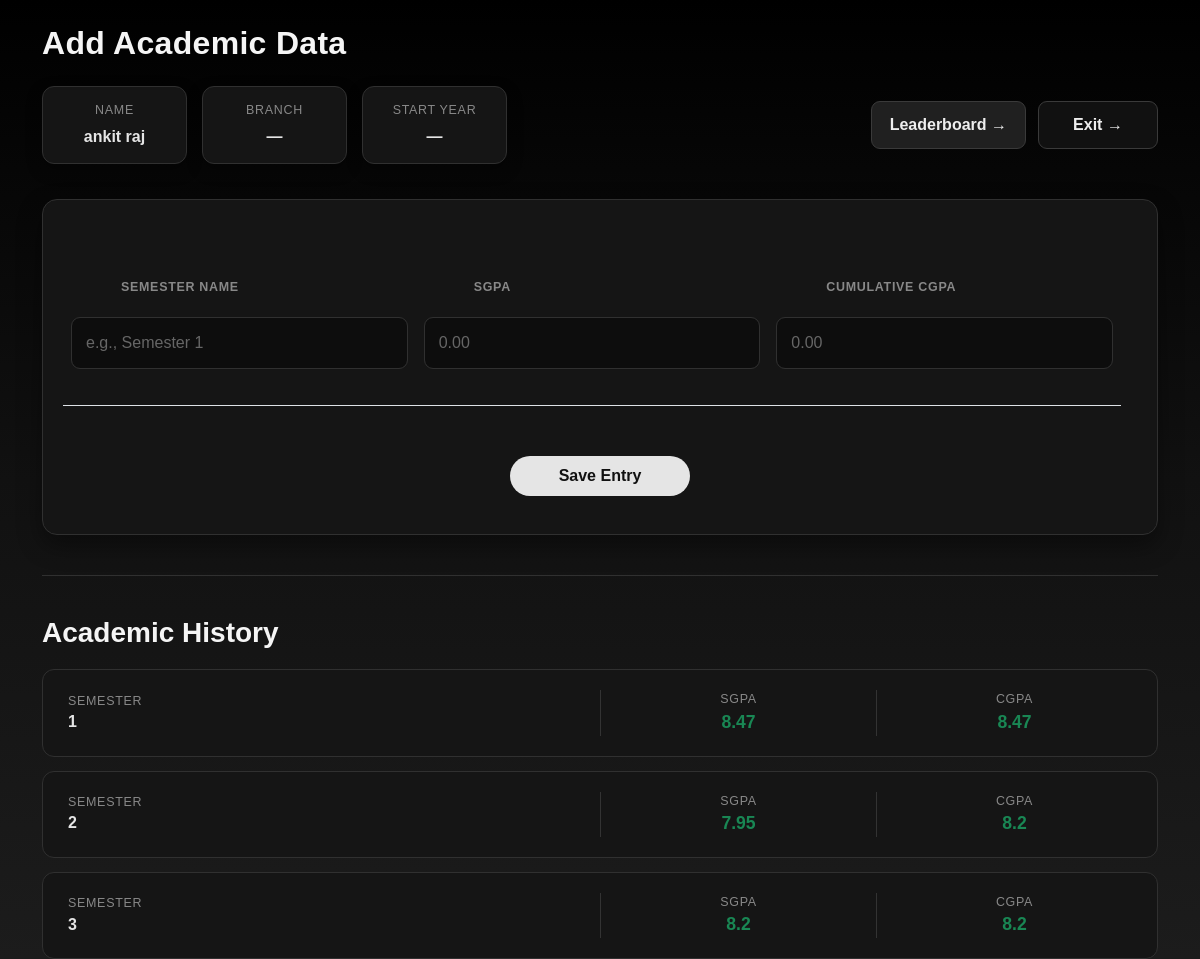
The page /cgpa (signed in) on the database as committed earlier.
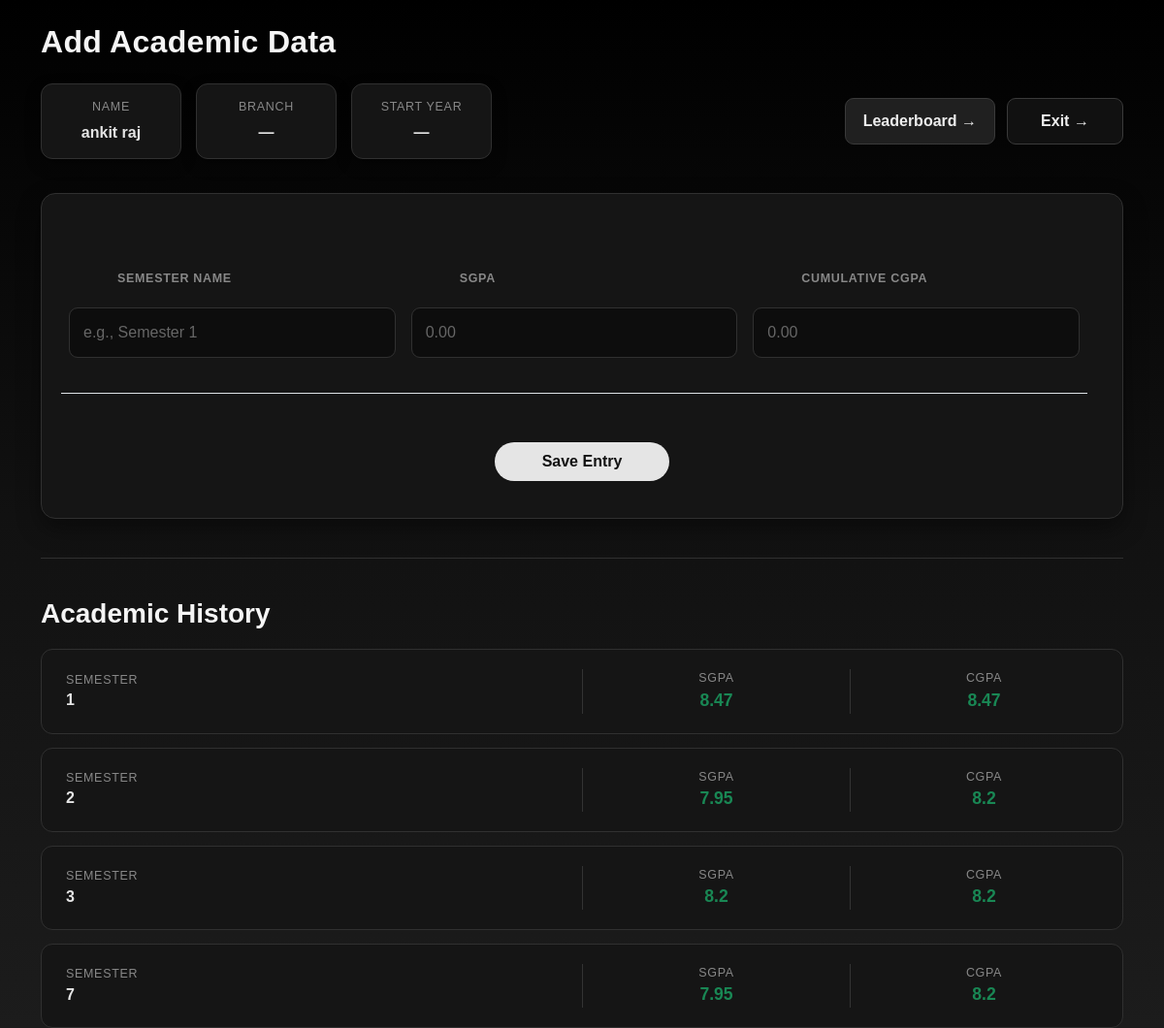
The same page on the database as committed later.
### tables this page shows
CREATE TABLE users (
    id INTEGER PRIMARY KEY AUTOINCREMENT,
    reg TEXT UNIQUE NOT NULL,
    name TEXT NOT NULL,
    password TEXT NOT NULL
, year TEXT, program TEXT, branch TEXT, roll TEXT);

CREATE TABLE results (
    id INTEGER PRIMARY KEY AUTOINCREMENT,
    reg TEXT NOT NULL,
    semester TEXT NOT NULL,
    sgpa REAL NOT NULL,
    cgpa REAL NOT NULL
);

### app.py (the view, shortened to what this page needs)
@app.route("/cgpa", methods=["GET", "POST"])
def cgpa():
    if "user" not in session:
        return redirect("/")
    data = db.execute(
        "SELECT semester, sgpa, cgpa FROM results WHERE reg = ? ORDER BY semester",
        session["user"]
    )
    user = db.execute(
        "SELECT name, branch, year FROM users WHERE reg = ?",
        session["user"]
    )[0]
    return render_template("cgpa.html", data=data, user=user)

### templates/cgpa.html (shortened to what this page needs)
{% extends "layout.html" %}
{% block body %}
<h2 class="mb-4">
  Add Academic Data
</h2>
<div class="top-panel">
  <div class="user-info">
    <div class="info-box">
      <div class="muted">
        Name
      </div>
      <div class="text-accent">
        {{ user.name }}
      </div>
    </div>
    <div class="info-box">
      <div class="muted">
        Branch
      </div>
      <div class="text-accent">
        {{ user.branch if user.branch else "—" }}
      </div>
    </div>
    <div class="info-box">
      <div class="muted">
        Start Year
      </div>
      <div class="text-accent">
        {{ user.year if user.year else "—" }}
      </div>
    </div>
  </div>
  <div class="top-buttons">
    <a
      href="/leaderboard"
      class="top-btn"
    >
      Leaderboard →
    </a>
    <a
      href="/logout"
      class="top-btn exit-btn"
    >
      Exit →
    </a>
  </div>
</div>
<form method="POST" class="cgpa-form">
  <div class="row g-3 w-100 border-bottom pb-3 mb-3">
    <div class="col-md-4">
      <label class="muted d-block">
        Semester Name
      </label>
      <input
        class="form-control"
        type="text"
        name="semester"
        placeholder="e.g., Semester 1"
        required
      >
    </div>
    <div class="col-md-4">
      <label class="muted d-block">
        SGPA
      </label>
      <input
        class="form-control"
        type="number"
        step="0.01"
        name="sgpa"
        placeholder="0.00"
        required
      >
    </div>
    <div class="col-md-4">
      <label class="muted d-block">
        Cumulative CGPA
      </label>
      <input
        class="form-control"
        type="number"
        step="0.01"
        name="cgpa"
        placeholder="0.00"
        required
      >
    </div>
  </div>
  <div class="save-section ">
    <button
      type="submit"
      class="save-btn"
    >
      Save Entry
    </button>
  </div>
</form>
<hr>
<h3 class="mt-4 mb-3">
  Academic History
</h3>
<div class="records">
{% for row in data %}
  <div class="record-card">
    <div class="record-row">
      <div>
        <div class="muted">
          Semester
        </div>
        <div class="text-accent">
          {{ row.semester }}
        </div>
      </div>
      <div>
        <div class="muted">
          SGPA
        </div>
        <div class="text-success">
          {{ row.sgpa }}
        </div>
      </div>
      <div>
        <div class="muted">
          CGPA
        </div>
        <div class="text-success">
          {{ row.cgpa }}
        </div>
      </div>
    </div>
  </div>
{% else %}
  <div class="record-card empty-record">
    <span class="muted">
      No records found. Data you add will appear here.
    </span>
  </div>
{% endfor %}
</div>
{% endblock %}

### templates/layout.html (shortened to what this page needs)
<!DOCTYPE html>
<html lang="en">
<head>
  <link
    href="https://cdn.jsdelivr.net/npm/bootstrap@5.3.2/dist/css/bootstrap.min.css"
    rel="stylesheet"
  >
  <link
    rel="stylesheet"
    href="{{ url_for('static', filename='style.css') }}"
  >
</head>
<body class="bg-dark text-light">
<div class="container mt-4">
  {% block body %}
  {% endblock %}
</div>
</body>
</html>

### static/style.css (style rules this page uses)
body { margin: 0; padding: 0; font-family: 'Jost', sans-serif; background: linear-gradient(to bottom, #000000, #1a1a1a, #333333); color:white; }
label { color: #fff; font-size: 2.3em; justify-content: center; display: flex; margin: 50px; font-weight: bold; cursor: pointer; transition: .5s ease-in-out; }
input { width: 60%; height: 10px; background: #e0dede; justify-content: center; display: flex; margin: 20px auto; padding: 12px; border: none; outline: none; border-radius: 5px; }
button { width: 60%; height: 40px; margin: 10px auto; justify-content: center; display: block; color: #fff; background: #573b8a; font-size: 1em; font-weight: bold; margin-top: 30px; outline: none; border: none; border-radius: 5px; transition: .2s ease-in; cursor: pointer; }

### templates/cgpa.html (style rules this page uses)
:root { --bg-page: #000000; --bg-card: #151515; --bg-card-hover: #1e1e1e; --text-main: #f5f5f5; --text-muted: #888888; --primary: #d6d6d6; --primary-hover: #ffffff; --success: #eeeeee; --border: #303030; --border-light: #3a3a3a; --input-bg: #0d0d0d; }
body { background: linear-gradient( to bottom, #000000, #111111, #1c1c1c ); color: var(--text-main); min-height: 100vh; }
h2, h3 { color: var(--text-main); font-weight: 700; }
h2 { letter-spacing: 0.3px; }
.top-panel { display: flex; justify-content: space-between; align-items: center; gap: 25px; margin-bottom: 35px; }
.user-info { display: flex; gap: 15px; flex-wrap: wrap; }
.info-box { min-width: 145px; background: #151515; border: 1px solid var(--border); border-radius: 12px; padding: 14px 22px; text-align: center; box-shadow: 0 6px 15px rgba(0, 0, 0, 0.35); transition: all 0.2s ease; }
.info-box .muted { margin-bottom: 5px; }
.text-accent { color: #e5e5e5; font-weight: 600; }
.text-success { color: #f1f1f1; font-weight: 700; font-size: 1.1rem; }
.muted { color: var(--text-muted); font-size: 0.78rem; text-transform: uppercase; letter-spacing: 0.7px; }
.top-buttons { display: flex; gap: 12px; align-items: center; }
.top-btn { display: inline-flex; align-items: center; justify-content: center; min-width: 120px; padding: 11px 18px; background: #202020; border: 1px solid #3a3a3a; border-radius: 9px; color: #eeeeee; text-decoration: none; font-weight: 600; transition: all 0.2s ease; }
.exit-btn { background: #111111; }
.cgpa-form { background: #151515; padding: 28px; border-radius: 15px; border: 1px solid var(--border); box-shadow: 0 10px 25px rgba(0, 0, 0, 0.4); }
.cgpa-form label { margin-bottom: 8px; }
.form-control { background-color: var(--input-bg); border: 1px solid var(--border); color: var(--text-main) !important; border-radius: 9px; padding: 13px 14px; height: 52px; transition: all 0.2s ease; }
.form-control::placeholder { color: #666666; }
.save-section { display: flex; justify-content: center; margin-top: 20px; }
.save-btn { max-width: 180px; padding: 5px 15px; background: #e5e5e5; border: none; border-radius: 100px; color: #111111; font-weight: 700; transition: all 0.2s ease; }
hr { border-top: 1px solid #303030; margin: 40px 0; opacity: 1; }
.records { display: grid; gap: 14px; margin-top: 20px; }
.record-card { background: #151515; padding: 20px 25px; border-radius: 12px; border: 1px solid var(--border); transition: all 0.2s ease; }
.record-row { display: grid; grid-template-columns: 2fr 1fr 1fr; align-items: center; gap: 20px; }
.record-row > div:not(:first-child) { text-align: center; padding-left: 20px; border-left: 1px solid #333333; }

Rows that differ between the two databases and show on the page:
added results: semester "7", sgpa "7.95", cgpa "8.2"
